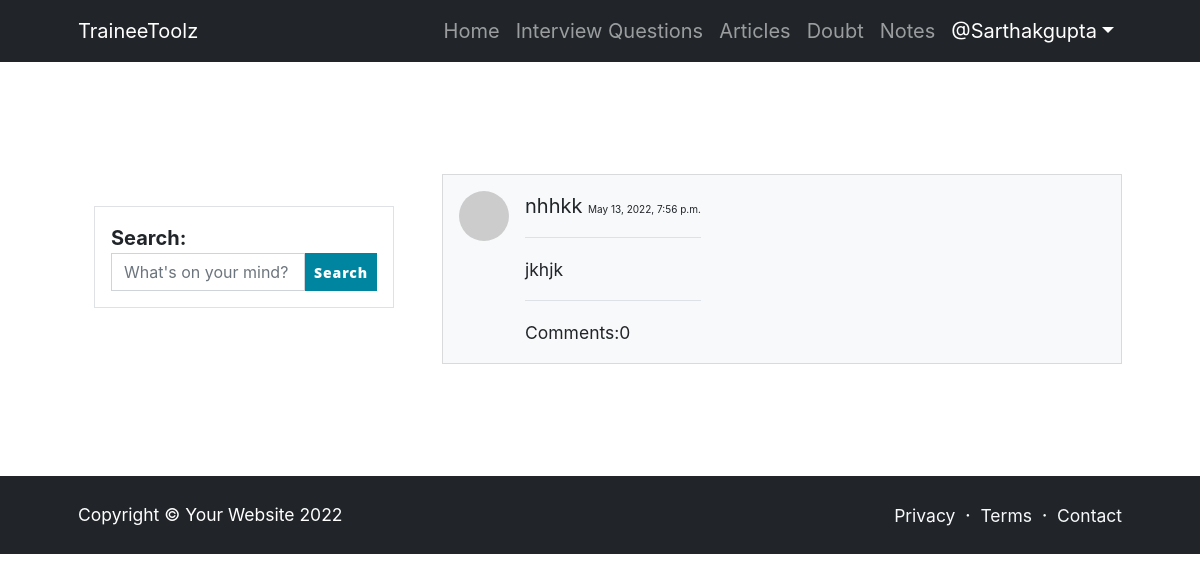
Screenshot of /doubt/allDoubts (signed in) with the database file from the repository.
### doubt/models.py (models this page shows, shortened)
class Doubt(models.Model):
    heading = models.CharField(max_length=200,blank=True,null=True)
    ques = models.TextField()
    meta = models.CharField(max_length=100, blank=True , null=True)
    user = models.ForeignKey(User , on_delete=models.CASCADE)
    date = models.DateTimeField(auto_now_add=True , null=True , blank=True)
    comments = models.ManyToManyField('Comment' , blank=True , related_name="comments")
    category = models.ForeignKey(Category , on_delete=models.CASCADE, null=True , blank=True )

### doubt/views.py (the view)
# urls.py: path('allDoubts', views.allDoubts , name='allDoubts'),
def allDoubts(request):
    doubts = Doubt.objects.all().order_by('-date')
    params = {
        'doubts':doubts,
    }
    return render(request,'doubt/allDoubts.html', params )

### templates/doubt/allDoubts.html (shortened to what this page needs)
<!DOCTYPE html>
<html lang="en">
    <head>
        <link href="https://cdn.jsdelivr.net/npm/bootstrap-icons@1.5.0/font/bootstrap-icons.css" rel="stylesheet" />
    </head>
    <body class="d-flex flex-column">
        <main class="flex-shrink-0">
            <nav class="navbar navbar-expand-lg navbar-dark bg-dark">
                <div class="container px-5">
                    <a class="navbar-brand" href="{% url 'index' %}">TraineeToolz</a>
                    <div class="collapse navbar-collapse" id="navbarSupportedContent">
                        <ul class="navbar-nav ms-auto mb-2 mb-lg-0">
                            <li class="nav-item"><a class="nav-link" href="{% url 'index' %}">Home</a></li>
                            <li class="nav-item"><a class="nav-link" href="{% url 'questionIndex' %}">Interview Questions</a></li>
                            <li class="nav-item"><a class="nav-link" href="{% url 'articles' %}">Articles</a></li>
                            <li class="nav-item"><a class="nav-link" href="{% url 'doubtIndex' %}">Doubt</a></li>
                            <li class="nav-item"><a class="nav-link" href="{% url 'notesMainPage' %}">Notes</a></li>
                            <li class="nav-item dropdown">
                                <a class="nav-link dropdown-toggle text-white" id="navbarDropdownPortfolio" href="#" role="button" data-bs-toggle="dropdown" aria-expanded="false">@{{user.username}}</a>
                            </li>
                        </ul>
                    </div>
                </div>
            </nav>
            <section class="py-5">
                <div class="container px-5 my-5">
                    <div class="row gx-5">
                        <div class="col-lg-4 col-sm-12">
                            <div class="d-flex align-items-center mt-lg-5 mb-4">
                                <div class="ms-3 border p-3">
                                    <div class="fw-bold">Search:</div>
                                    <form action="{% url 'searchDoubt' %}" method="POST"> {% csrf_token%}
                                    <div class="d-flex">
                                        <input type="text" placeholder="What's on your mind?" name='text' class="form-control" />
                                        <button class="btn btn-sm btn-primary">Search</button>
                                    </div>
                                        </form>
                                </div>
                            </div>
                        </div>
                        <div class="col-lg-8 col-sm-12">
                            <section>
                                {% for i in doubts%}
                                <a href="{% url 'doubt' i.id%}">
                                <div class="card bg-light my-3">
                                    <div class="card-body">
                                        <div class="d-flex">
                                            <div class="flex-shrink-0"><img class="rounded-circle" src="https://dummyimage.com/50x50/ced4da/6c757d.jpg" alt="..." /></div>
                                            <div class="ms-3">
                                                {{i.heading}}
                                                <span class="" style="font-size:10px;">{{i.date}}</span>
                                                <hr>
                                                <small>{{i.meta}}</small>
                                                <hr>
                                                <small>Comments:{{i.comments.count}}</small>
                                            </div>
                                        </div>
                                    </div>
                                </div>
                                </a>
                                {% endfor%}
                            </section>
                        </div>
                    </div>
                </div>
            </section>
        </main>
        <footer class="bg-dark py-4 mt-auto">
            <div class="container px-5">
                <div class="row align-items-center justify-content-between flex-column flex-sm-row">
                    <div class="col-auto"><div class="small m-0 text-white">Copyright &copy; Your Website 2022</div></div>
                    <div class="col-auto">
                        <a class="link-light small" href="#!">Privacy</a>
                        <span class="text-white mx-1">&middot;</span>
                        <a class="link-light small" href="#!">Terms</a>
                        <span class="text-white mx-1">&middot;</span>
                        <a class="link-light small" href="#!">Contact</a>
                    </div>
                </div>
            </div>
        </footer>
    </body>
</html>

### rows the page displays
Doubt: heading "nhhkk", date "May 13, 2022, 7:56 p.m.", meta "jkhjk", comments.count "0"

### other values shown
{{ user.username }} "Sarthakgupta"
